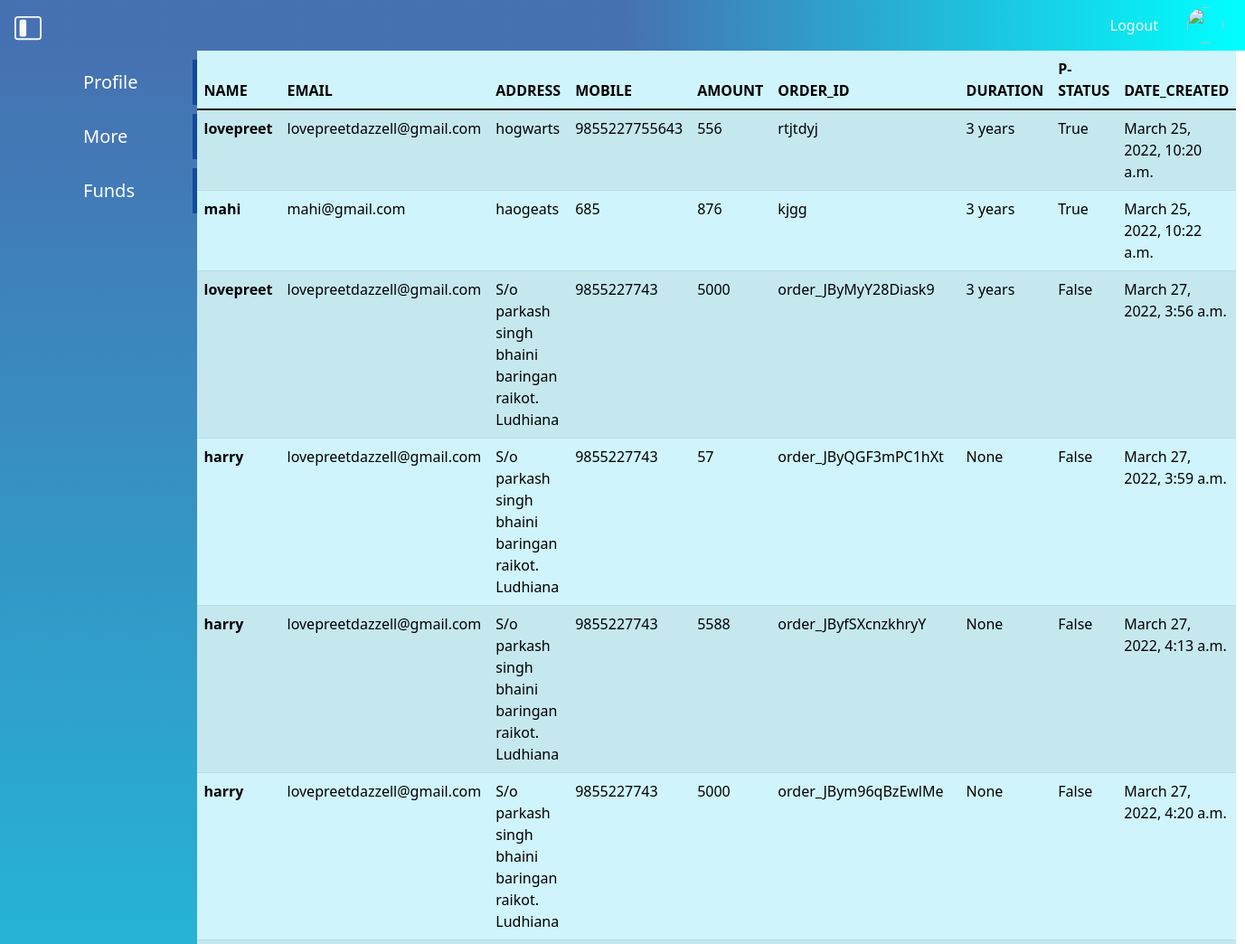
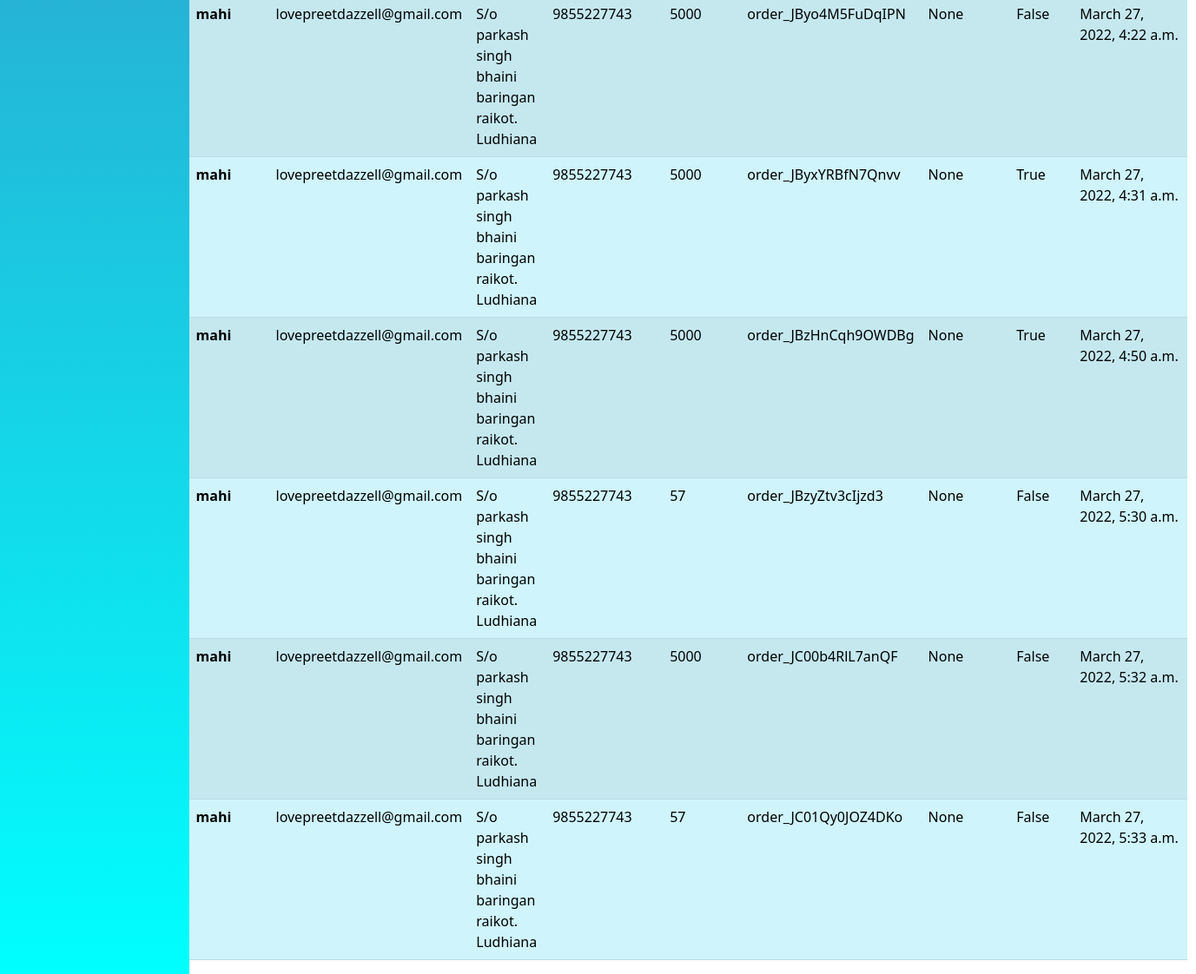
The page /allforms/ on the database as committed earlier (2 pictures, top to bottom).
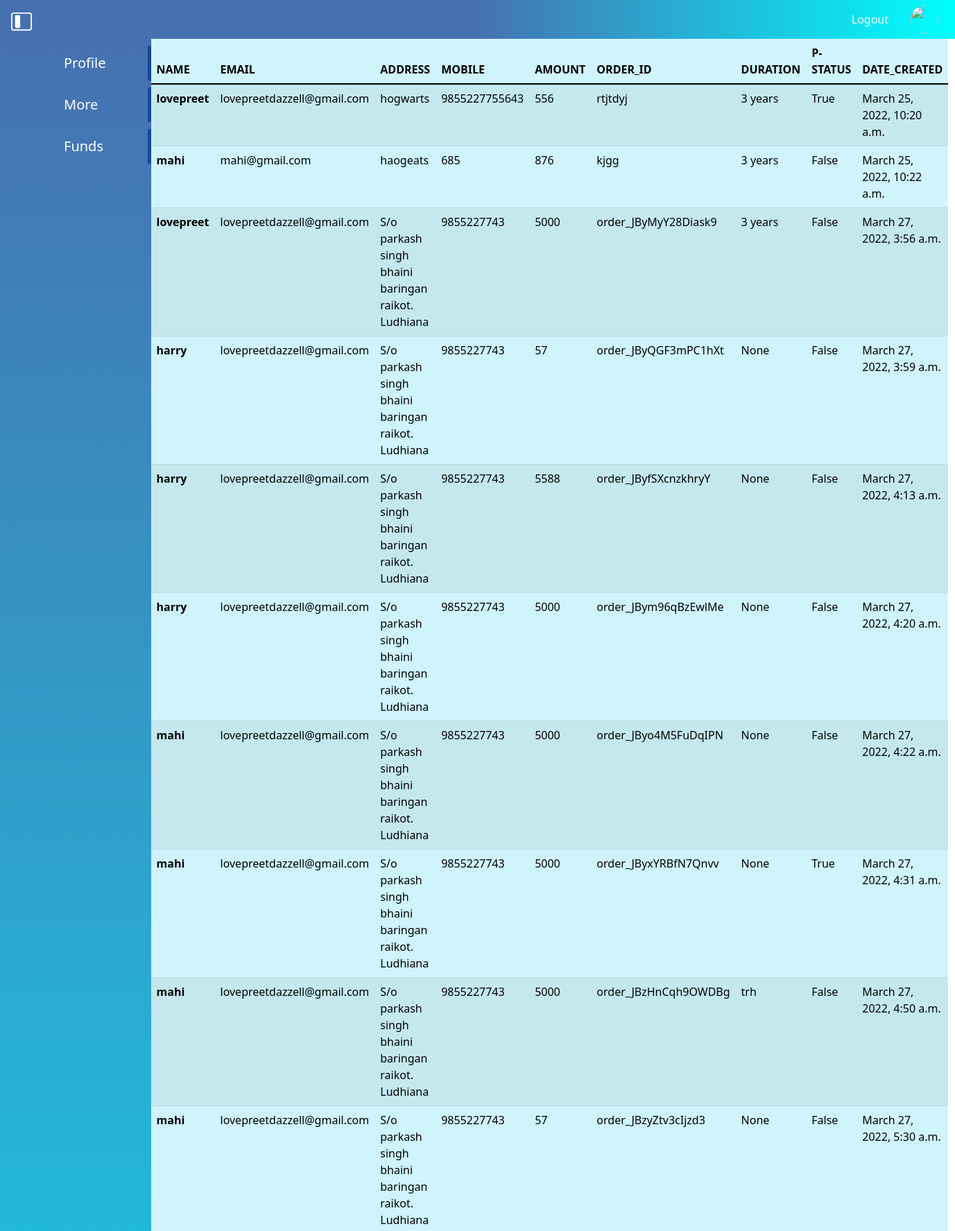
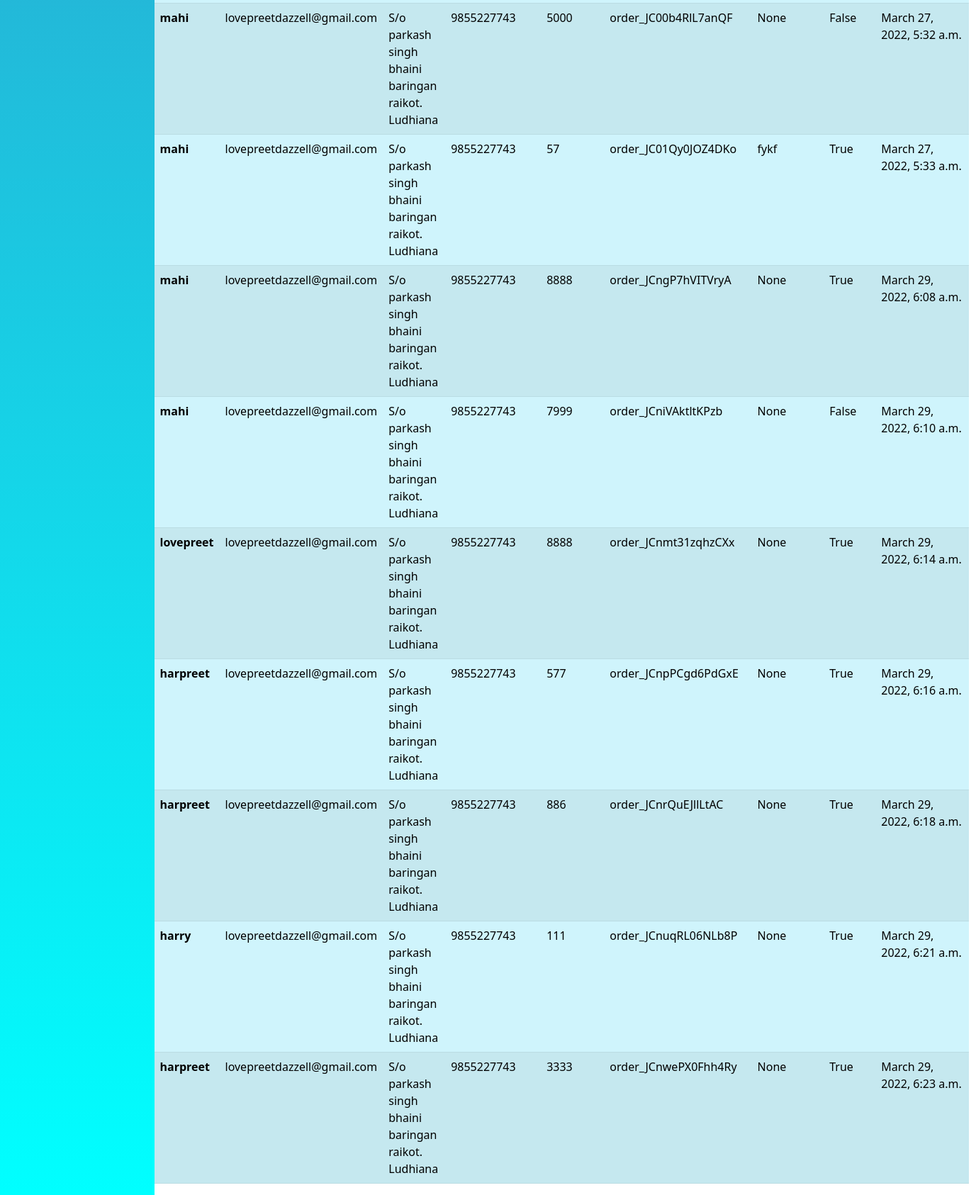
The same page on the database as committed later (2 pictures, top to bottom).
### cust/models.py (models this page shows)
class UserFunds(models.Model):
    name = models.ForeignKey(User,null=True,on_delete=models.SET_NULL,related_name='funds')
    fd_owner = models.CharField(max_length=70 , null=True)
    address = models.CharField(max_length=300 ,null=True)
    email = models.EmailField(max_length=80,null=True)
    mobile = models.IntegerField()
    amount = models.IntegerField()
    order_id  = models.CharField(max_length=70,null=True)
    payment_id  = models.CharField(max_length=70,null=True)
    payment_status  = models.BooleanField(default=False)
    certificate_status = models.CharField(max_length=80,default='Regular')
    duration = models.CharField(max_length=70,null=True)
    date_created = models.DateTimeField(auto_now_add=True,null=True)

### cust/views.py (the view)
# urls.py: path('allforms/',views.allforms,name = 'allforms'),
def allforms(request):
    form = UserFunds.objects.all()
    context = {'form':form}
    return render(request,'cust/allforms.html',context)

### cust/templates/cust/allforms.html
{% extends "cust/base.html" %}
{% block content %}
<div class=" overflow-auto ">
  <table   class="table  overflow-scroll table-info table-striped  ">
      <thead>
        <tr>
          <th scope="col">NAME</th>
          <th scope="col">EMAIL</th>
          <th scope="col">ADDRESS</th>
          <th scope="col">MOBILE</th>
          <th scope="col">AMOUNT</th>
          <th scope="col">ORDER_ID</th>
          <th scope="col">DURATION</th>
          <th scope="col">P-STATUS</th>
          <th scope="col">DATE_CREATED</th>
        </tr>
      </thead>
      <tbody>
        {% for field in form  %}
        <tr>
          <th >{{field.fd_owner}}</th>
          <td>{{field.email}}</td>
          <td>{{field.address}}</td>
          <td>{{field.mobile}}</td>
          <td>{{field.amount}}</td>
          <td>{{field.order_id}}</td>
          <td>{{field.duration}}</td>
          <td>{{field.payment_status}}</td>
          <td>{{field.date_created}}</td>
        </tr>
        {% endfor %}
      </tbody>
    </table>
</div>
{% endblock content %}

Rows that differ between the two databases and show on the page:
changed UserFunds "mahi@gmail.com": payment_status "True" → "False"
changed UserFunds "order_JBzHnCqh9OWDBg": duration "None" → "trh"; payment_status "True" → "False"
changed UserFunds "order_JC01Qy0JOZ4DKo": duration "None" → "fykf"; payment_status "False" → "True"
added UserFunds: fd_owner "mahi", email "lovepreetdazzell@gmail.com", address "S/o parkash singh bhaini baringan raikot. Ludhiana", mobile "9855227743", amount "8888", order_id "order_JCngP7hVITVryA", duration "None", payment_status "True", date_created "March 29, 2022, 6:08 a.m."
added UserFunds: fd_owner "mahi", email "lovepreetdazzell@gmail.com", address "S/o parkash singh bhaini baringan raikot. Ludhiana", mobile "9855227743", amount "7999", order_id "order_JCniVAktltKPzb", duration "None", payment_status "False", date_created "March 29, 2022, 6:10 a.m."
added UserFunds: fd_owner "lovepreet", email "lovepreetdazzell@gmail.com", address "S/o parkash singh bhaini baringan raikot. Ludhiana", mobile "9855227743", amount "8888", order_id "order_JCnmt31zqhzCXx", duration "None", payment_status "True", date_created "March 29, 2022, 6:14 a.m."
added UserFunds: fd_owner "harpreet", email "lovepreetdazzell@gmail.com", address "S/o parkash singh bhaini baringan raikot. Ludhiana", mobile "9855227743", amount "577", order_id "order_JCnpPCgd6PdGxE", duration "None", payment_status "True", date_created "March 29, 2022, 6:16 a.m."
added UserFunds: fd_owner "harpreet", email "lovepreetdazzell@gmail.com", address "S/o parkash singh bhaini baringan raikot. Ludhiana", mobile "9855227743", amount "886", order_id "order_JCnrQuEJllLtAC", duration "None", payment_status "True", date_created "March 29, 2022, 6:18 a.m."
added UserFunds: fd_owner "harry", email "lovepreetdazzell@gmail.com", address "S/o parkash singh bhaini baringan raikot. Ludhiana", mobile "9855227743", amount "111", order_id "order_JCnuqRL06NLb8P", duration "None", payment_status "True", date_created "March 29, 2022, 6:21 a.m."
added UserFunds: fd_owner "harpreet", email "lovepreetdazzell@gmail.com", address "S/o parkash singh bhaini baringan raikot. Ludhiana", mobile "9855227743", amount "3333", order_id "order_JCnwePX0Fhh4Ry", duration "None", payment_status "True", date_created "March 29, 2022, 6:23 a.m."
